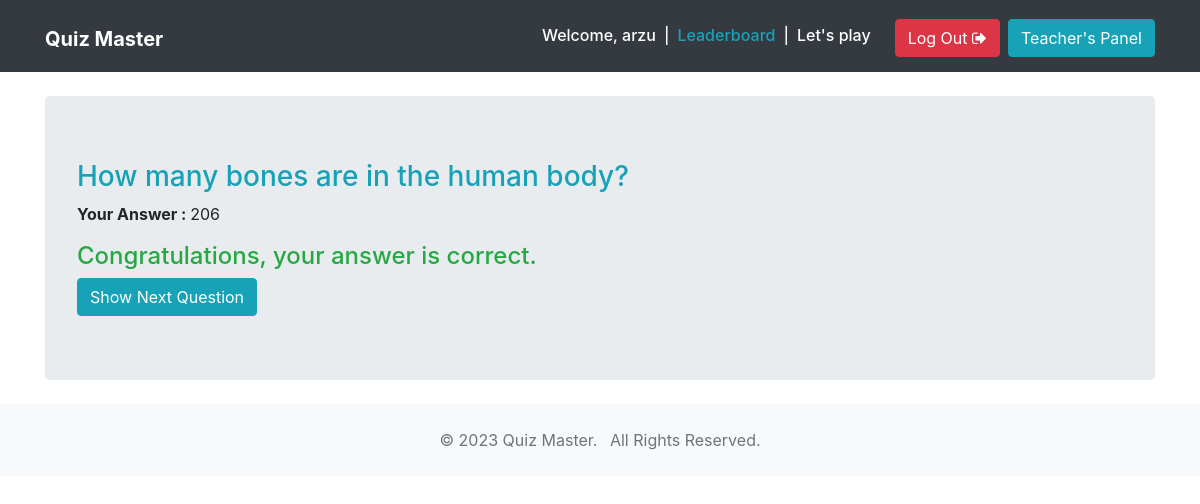
Screenshot of /submission-result/16/ (signed in) with the database file from the repository.
### quiz/models.py (models this page shows, shortened)
class AttemptedQuestion(TimeStampedModel):
    question = models.ForeignKey(Question, on_delete=models.CASCADE)
    quiz_profile = models.ForeignKey(QuizProfile, on_delete=models.CASCADE, related_name='attempts')
    selected_choice = models.ForeignKey(Choice, on_delete=models.CASCADE, null=True)
    is_correct = models.BooleanField(_('Was this attempt correct?'), default=False, null=False)
    marks_obtained = models.DecimalField(_('Marks Obtained'), default=0, decimal_places=2, max_digits=6)

class Question(TimeStampedModel):
    ALLOWED_NUMBER_OF_CORRECT_CHOICES = 1
    html = models.TextField(_('Question Text'))
    is_published = models.BooleanField(_('Has been published?'), default=False, null=False)
    maximum_marks = models.DecimalField(_('Maximum Marks'), default=4, decimal_places=2, max_digits=6)

class Choice(TimeStampedModel):
    MAX_CHOICES_COUNT = 4
    question = models.ForeignKey(Question, related_name='choices', on_delete=models.CASCADE)
    is_correct = models.BooleanField(_('Is this answer correct?'), default=False, null=False)
    html = models.TextField(_('Choice Text'))

### quiz/views.py (the view)
# urls.py: re_path(r'^submission-result/(?P<attempted_question_pk>\d+)/', views.submission_result, name='submission_result'),
@login_required()
def submission_result(request, attempted_question_pk):
    attempted_question = get_object_or_404(AttemptedQuestion, pk=attempted_question_pk)
    context = {
        'attempted_question': attempted_question,
    }
    return render(request, 'quiz/submission_result.html', context=context)

### templates/quiz/submission_result.html (shortened to what this page needs)
{% extends 'base.html' %}
{% block content %}
<div class="container">
	<div class="jumbotron my-4">
	   	<h3 class="text-info">{{ attempted_question.question.html|safe }}</h3>
		<p>
		    <strong>Your Answer : </strong>
		    {{ attempted_question.selected_choice.html|safe }}
		</p>
		{% if attempted_question.selected_choice.is_correct %}
		<h4 class="text-success">Congratulations, your answer is correct.</h4>
		{% else %}
		<h4 class="text-danger">Sorry, your answer is wrong.</h4>
		<p>Correct answer was: {{ attempted_question.question.get_correct_choice.html|safe }}</p>
		{% endif %}
		<a class="btn btn-info" href="{% url 'quiz:play' %}">Show Next Question</a>
	</div>
</div>
{% endblock content %}

### templates/base.html (shortened to what this page needs)
{% load static %}
<!doctype html>
<html lang="en">
<head>
    <link rel="stylesheet" href="https://maxcdn.bootstrapcdn.com/bootstrap/4.0.0-beta.2/css/bootstrap.min.css">
    <link rel="stylesheet" href="https://maxcdn.bootstrapcdn.com/font-awesome/4.7.0/css/font-awesome.min.css">
</head>
<body class="bg-white">
    <nav class="navbar navbar-expand-md navbar-dark bg-dark">
        <div class="container">
            <h1><a href="{% url 'quiz:home' %}" class="navbar-brand">
                <strong>Quiz Master</strong></a></h1>
            <div class="collapse navbar-collapse justify-content-end " id="navbar">
                {% if not request.user.is_active %}
                <a href="{% url 'quiz:leaderboard' %}" class="btn btn-info mt-1 mx-1">Leaderboard</a>
                <a href="{% url 'quiz:login' %}" class="btn btn-success mt-1 ml-2"><i class="fa fa-sign-in" aria-hidden="true"></i> Log In</a>
                {% else %}
                <h6 class="text-white mt-2 mr-2">Welcome, {{ request.user.username }}</h6>
                <h6 class="text-light mt-2 mr-2">|</h6>
                <h6 class="text-white mt-2 mr-2"><a href="{% url 'quiz:leaderboard' %}" class="text-info">Leaderboard</a></h6>
                <h6 class="text-light mt-2 mr-2">|</h6>
                <h6 class="mt-2"><a href="{% url 'quiz:play' %}" class="text-white">Let's play</a></h6>
                <a href="{% url 'quiz:logout' %}" class="btn btn-danger mt-1 ml-4">Log Out <i class="fa fa-sign-out" aria-hidden="true"></i></a>
                {% endif %}
                <a href="{% url 'admin:login' %}" class="btn btn-info mt-1 ml-2">Teacher's Panel</a>
            </div>
        </div>
    </nav>
    {% block content %}
    {% endblock content %}
    <footer class="bg-light text-muted py-0">
        <div class="container py-4">
            <ul class="list-inline mb-0 text-center">
                <li class="list-inline-item">&copy; 2023 Quiz Master.</li>
                <li class="list-inline-item">All Rights Reserved.</li>
            </ul>
        </div>
    </footer>
</body>
</html>

### rows the page displays
AttemptedQuestion: question.html "How many bones are in the human body?", selected_choice.html "206"

### other values shown
{{ request.user.username }} "arzu"
